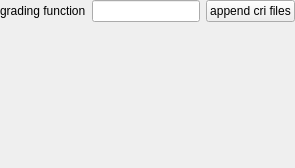
                          <widget class="QWidget" name="page_6">
                           <layout class="QVBoxLayout" name="verticalLayout_5">
                            <property name="leftMargin">
                             <number>0</number>
                            </property>
                            <property name="topMargin">
                             <number>0</number>
                            </property>
                            <property name="rightMargin">
                             <number>0</number>
                            </property>
                            <property name="bottomMargin">
                             <number>0</number>
                            </property>
                            <item>
                             <layout class="QHBoxLayout" name="horizontalLayout_12">
                              <item>
                               <widget class="QLabel" name="label_18">
                                <property name="sizePolicy">
                                 <sizepolicy hsizetype="Preferred" vsizetype="Minimum">
                                  <horstretch>0</horstretch>
                                  <verstretch>0</verstretch>
                                 </sizepolicy>
                                </property>
                                <property name="text">
                                 <string>grading function</string>
                                </property>
                               </widget>
                              </item>
                              <item>
                               <widget class="QLineEdit" name="gradingFunctionInput"/>
                              </item>
                              <item>
                               <widget class="QPushButton" name="gradingFilesButton">
                                <property name="text">
                                 <string>append cri files</string>
                                </property>
                               </widget>
                              </item>
                             </layout>
                            </item>
                            <item>
                             <widget class="MplWidgetSimple" name="gradingPlot" native="true">
                              <property name="sizePolicy">
                               <sizepolicy hsizetype="Expanding" vsizetype="Preferred">
                                <horstretch>0</horstretch>
                                <verstretch>0</verstretch>
                               </sizepolicy>
                              </property>
                              <property name="minimumSize">
                               <size>
                                <width>0</width>
                                <height>140</height>
                               </size>
                              </property>
                             </widget>
                            </item>
                           </layout>
                          </widget>
